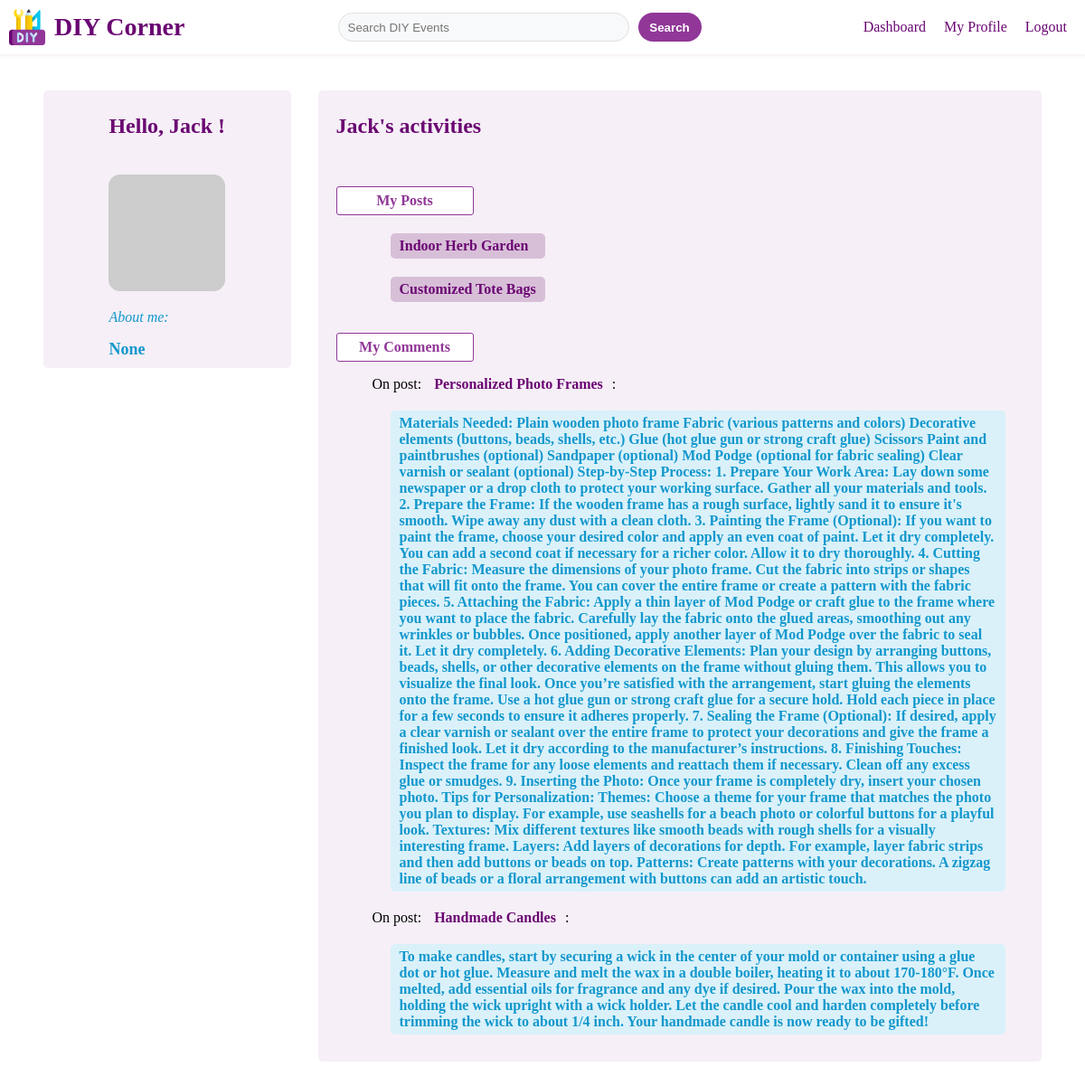
Page /profile/2 (signed in) on the committed database.
### app/models.py (models this page shows, shortened)
class User(db.Model, UserMixin):
    __tablename__ = 'user'
    id = db.Column(db.Integer, primary_key=True, autoincrement=True)
    username = db.Column(db.String(50), nullable=False)
    password_hash = db.Column(db.String(128), nullable=False)
    about_me = db.Column(db.Text, nullable=True)
    last_seen = db.Column(db.DateTime, nullable=False, default=datetime.now)
    def get_id(self):
        return self.id
    def avatar(self, size):
        digest = md5(self.username.lower().encode('utf-8')).hexdigest()
        return f'https://www.gravatar.com/avatar/{digest}?d=identicon&s={size}'

class Post(db.Model):
    __tablename__ = 'post'
    id = db.Column(db.Integer, primary_key=True, autoincrement=True)
    title = db.Column(db.String(100), nullable=False)
    content = db.Column(db.Text, nullable=False)
    date_posted = db.Column(db.DateTime, nullable=False, default=datetime.now)
    user_id = db.Column(db.Integer, db.ForeignKey('user.id'), nullable=False)
    author = db.relationship('User', backref=db.backref('post'))

class Comment(db.Model):
    __tablename__ = 'comment'
    id = db.Column(db.Integer, primary_key=True, autoincrement=True)
    content = db.Column(db.Text, nullable=False)
    date_posted = db.Column(db.DateTime, nullable=False, default=datetime.now)
    user_id = db.Column(db.Integer, db.ForeignKey('user.id'), nullable=False)
    post_id = db.Column(db.Integer, db.ForeignKey('post.id'), nullable=False)
    author = db.relationship('User', backref=db.backref('comment'))
    post = db.relationship('Post', backref=db.backref('comment', order_by=id))

### app/routes.py (the view)
@app.route('/profile/<int:user_id>', methods=['GET', 'POST'])
@login_required
def profile(user_id):
    user = User.query.get_or_404(user_id)
    posts = Post.query.filter_by(author=user).all()
    comments = Comment.query.filter_by(author=user).all()
    editprofile_form = EditProfileForm()
    if request.method == 'POST' and editprofile_form.validate_on_submit():
        if user == current_user:
            current_user.about_me = editprofile_form.about_me.data
            db.session.commit()
            flash('Your changes have been saved.')
            return redirect(url_for('profile', user_id=current_user.id))
    elif request.method == 'GET' and user == current_user:
        editprofile_form.about_me.data = current_user.about_me
    return render_template('profile.html', user=user, posts=posts, comments=comments, form=editprofile_form)

### app/forms.py
class EditProfileForm(FlaskForm):
    about_me = TextAreaField('About me', validators=[Length(min=0, max=140)])
    submit = SubmitField('Edit profile')

### app/models.py (called while the page is built)
@login.user_loader
def get_user(id):
    return User.query.get(int(id))

### app/templates/profile.html (shortened to what this page needs)
{% extends "base.html" %}
{% block content %}
<div class="profile-container">
    <div class="profile-left">
        <div>
            <h1>Hello, {{ user.username }} !</h1>
            <img src="{{ user.avatar(128) }}" alt="Avatar" class="profile-avatar">
            <p class="aboutme-label">About me:</p>
            <span id="about-me-text">{{ user.about_me }}</span>
        </div>
    </div>
    <div class="profile-right">
        <h1>{{ user.username }}'s activities</h1>
        <div>
            <h2>My Posts</h2>
            <ul>
                {% for post in posts %}
                <li><a href="{{ url_for('details', post_id=post.id) }}" class="post-link">{{ post.title }}</a></li>
                {% endfor %}
            </ul>
        </div>
        <div>
            <h2>My Comments</h2>
            <ul>
                {% for comment in comments %}
                <li>On post: <a href="{{ url_for('details', post_id=comment.post_id) }}" class="post-title-link">{{ comment.post.title }}</a>: <br>
                    <p class="comment-text">{{ comment.content }}</p>
                </li>
                {% endfor %}
            </ul>
        </div>
    </div>
</div>
{% endblock %}

### app/static/css/base.css (style rules this page uses)
* { list-style: none; text-decoration: none; }

### app/static/css/index.css (style rules this page uses)
* { list-style: none; text-decoration: none; }

### app/static/css/dashboard.css (style rules this page uses)
* { list-style: none; text-decoration: none; }

### app/static/css/details.css (style rules this page uses)
* { list-style: none; text-decoration: none; }

### app/static/css/forms.css (style rules this page uses)
* { list-style: none; text-decoration: none; }

### app/static/css/profile.css (style rules this page uses)
* { list-style: none; text-decoration: none; }
.profile-container { display: flex; align-items: flex-start; height: auto; margin: 20px; padding: 80px 20px; gap: 30px; }
.profile-left { display: flex; flex-direction: column; align-items: center; position: sticky; top: 100px; flex:1; width: 25%; height: auto; padding: 10px; background-color: #f6eff7; border-radius: 5px; box-sizing: border-box; }
.profile-right { flex:3; width: 75%; display: flex; flex-direction: column; align-items: flex-start; padding: 10px 20px; background-color: #f6eff7; border-radius: 5px; box-sizing: border-box; }
.profile-container h1 { font-size: 24px; color: #6a0572; font-weight: 800; text-align: center; margin-bottom: 40px; }
.profile-avatar { width: 100%; height: auto; border-radius: 10%; }
.aboutme-label { font-size: 16px; color: #1297cc; font-style: italic; font-weight: 500; text-align: left; }
.profile-left span { display: flex; text-align: left; font-size: 18px; color: #1297cc; font-weight: 600; }
.profile-right h2 { width: 150px; height: 30px; font-size: 16px; background-color: white; border: 1px solid #913798; color: #913798; border-radius: 3px; font-weight: 600; display: flex; justify-content: center; align-items: center; text-align: center; margin-bottom: 10px; }
.post-link { display: flex; flex-direction: column; font-size: 16px; font-weight: bold; background-color: thistle; border-radius: 5px; margin: 20px; padding: 5px 10px; row-gap: 10px; color: #6a0572; }
.post-title-link { font-size: 16px; font-weight: bold; padding: 5px 10px; color: #6a0572; }
.comment-text { display: flex; flex-direction: column; font-size: 16px; font-weight: bold; background-color: #daf1fa; border-radius: 5px; margin: 20px; padding: 5px 10px; row-gap: 10px; color: #1297cc; }

### rows in the picture
User: username "Jack", about_me "None"
Post: title "Indoor Herb Garden"
Post: title "Customized Tote Bags"
Comment: post "Personalized Photo Frames", content "Materials Needed: Plain wooden photo frame Fabric (various patterns and colors) Decorative elements (buttons, beads, shells, etc.) Glue (hot glue gun or strong craft glue) Scissors Paint and paintbrushes (optional) Sandpaper (optional) Mod Podge (optional for fabric sealing) Clear varnish or sealant (optional) Step-by-Step Process: 1. Prepare Your Work Area: Lay down some newspaper or a drop cloth to protect your working surface. Gather all your materials and tools. 2. Prepare the Frame: If the wooden frame has a rough surface, lightly sand it to ensure it's smooth. Wipe away any dust with a clean cloth. 3. Painting the Frame (Optional): If you want to paint the frame, choose your desired…"
Comment: post "Handmade Candles", content "To make candles, start by securing a wick in the center of your mold or container using a glue dot or hot glue. Measure and melt the wax in a double boiler, heating it to about 170-180°F. Once melted, add essential oils for fragrance and any dye if desired. Pour the wax into the mold, holding the wick upright with a wick holder. Let the candle cool and harden completely before trimming the wick to about 1/4 inch. Your handmade candle is now ready to be gifted!"
